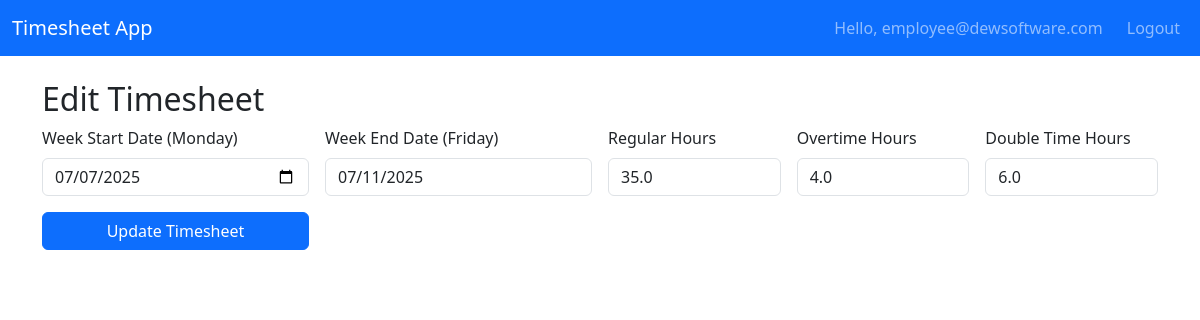
Screenshot of /edit_timesheet/2 (signed in) with the database file from the repository.
### app.py (models this page shows)
class Timesheet(db.Model):
    id = db.Column(db.Integer, primary_key=True)
    week_start = db.Column(db.String(10), nullable=False)
    week_end = db.Column(db.String(10), nullable=False)
    regular_hours = db.Column(db.Float, nullable=False)
    overtime_hours = db.Column(db.Float, nullable=False)
    doubletime_hours = db.Column(db.Float, nullable=False)
    status = db.Column(db.String(20), default='draft')
    submitted_by = db.Column(db.String(120), nullable=False)
    rejection_comments = db.Column(db.Text, nullable=True)  # NEW FIELD

### app.py (the view, shortened to what this page needs)
@app.route('/edit_timesheet/<int:ts_id>', methods=['GET', 'POST'])
@login_required
def edit_timesheet(ts_id):
    user = User.query.get(session['user_id'])
    ts = Timesheet.query.get_or_404(ts_id)
    if ts.submitted_by != user.username or ts.status in ['approved', 'submitted']:
        flash('Not allowed to edit this timesheet since it has been submitted for review', 'danger')
        return redirect(url_for('index'))
    return render_template('edit_timesheet.html', ts=ts)

### app.py (called while the page is built)
def login_required(f):
    @wraps(f)
    def wrapped(*args, **kwargs):
        if 'user_id' not in session:
            flash('Please login first', 'danger')
            return redirect(url_for('login'))
        return f(*args, **kwargs)
    return wrapped

### templates/edit_timesheet.html (shortened to what this page needs)
<!DOCTYPE html>
<html lang="en">
<head>
  <link href="https://cdn.jsdelivr.net/npm/bootstrap@5.3.0/dist/css/bootstrap.min.css" rel="stylesheet" />
</head>
<body>
  <nav class="navbar navbar-expand-lg navbar-dark bg-primary">
    <div class="container-fluid">
      <a class="navbar-brand" href="{{ url_for('index') }}">Timesheet App</a>
      <div class="collapse navbar-collapse justify-content-end">
        <ul class="navbar-nav">
          <li class="nav-item">
            <span class="nav-link">Hello, {{ session.username }}</span>
          </li>
          <li class="nav-item">
            <a class="nav-link btn btn-outline-light btn-sm ms-2" href="{{ url_for('logout') }}">Logout</a>
          </li>
        </ul>
      </div>
    </div>
  </nav>
  <div class="container my-4">
    <h2>Edit Timesheet</h2>
    <form action="{{ url_for('edit_timesheet', ts_id=ts.id) }}" method="post" class="row g-3 needs-validation" novalidate>
      <div class="col-md-3">
        <label for="week_start" class="form-label">Week Start Date (Monday)</label>
        <input
          type="date"
          class="form-control"
          id="week_start"
          name="week_start"
          required
          value="{{ ts.week_start }}"
        />
      </div>
      <div class="col-md-3">
        <label for="week_end" class="form-label">Week End Date (Friday)</label>
        <input
          type="date"
          class="form-control"
          id="week_end"
          name="week_end"
          readonly
          value="{{ ts.week_end }}"
        />
      </div>
      <div class="col-md-2">
        <label for="regular_hours" class="form-label">Regular Hours</label>
        <input
          type="number"
          step="0.1"
          min="0"
          class="form-control"
          id="regular_hours"
          name="regular_hours"
          required
          value="{{ ts.regular_hours }}"
        />
      </div>
      <div class="col-md-2">
        <label for="overtime_hours" class="form-label">Overtime Hours</label>
        <input
          type="number"
          step="0.1"
          min="0"
          class="form-control"
          id="overtime_hours"
          name="overtime_hours"
          required
          value="{{ ts.overtime_hours }}"
        />
      </div>
      <div class="col-md-2">
        <label for="doubletime_hours" class="form-label">Double Time Hours</label>
        <input
          type="number"
          step="0.1"
          min="0"
          class="form-control"
          id="doubletime_hours"
          name="doubletime_hours"
          required
          value="{{ ts.doubletime_hours }}"
        />
      </div>
      <div class="col-md-3 d-flex align-items-end">
        <button type="submit" class="btn btn-primary w-100">Update Timesheet</button>
      </div>
    </form>
  </div>
</body>
</html>

### rows the page displays
Timesheet: week_start "07/07/2025", week_end "07/11/2025", regular_hours "35.0", overtime_hours "4.0", doubletime_hours "6.0"

### other values shown
{{ session.username }} "employee@dewsoftware.com"
